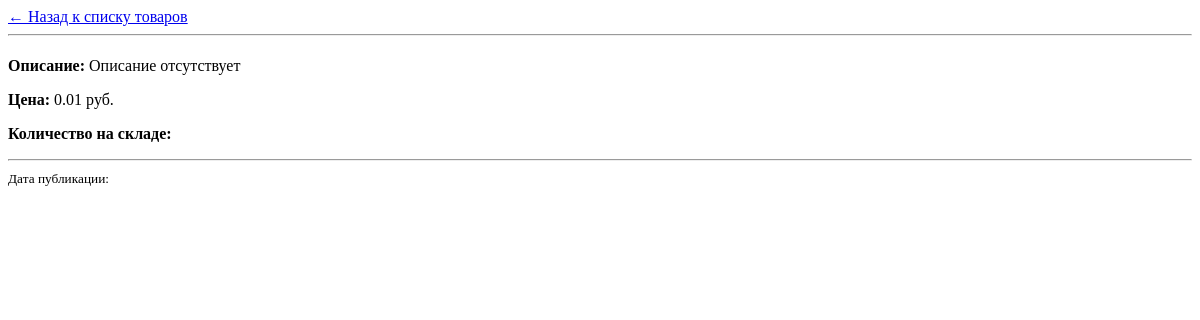
Page /shop/product/1/ on the earlier database version.
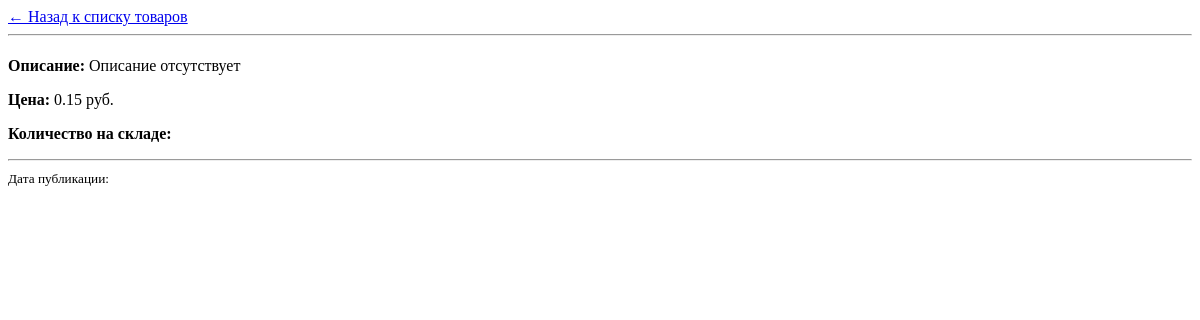
Same page on the later database version.
### Shop/models.py (models this page shows, shortened)
class Product(models.Model):
    name = models.CharField(max_length=200)
    price = models.DecimalField(max_digits=10, decimal_places=2, validators=[validate_positive])
    description = models.TextField(blank=True)
    created_at = models.DateTimeField(default=timezone.now)

### Shop/views.py (the view)
# urls.py: path('product/<int:pk>/', ProductDetailView.as_view(), name='product_detail'),
class ProductDetailView(DetailView):
    model = Product
    template_name = 'Shop/detail.html'
    context_object_name = 'product'

### Shop/templates/Shop/detail.html (shortened to what this page needs)
<!DOCTYPE html>
<html lang="ru">
<head>
</head>
<body>
    <nav>
        <a href="{% url 'shop:index' %}">← Назад к списку товаров</a>
    </nav>
    <hr>
    <p><strong>Описание:</strong> {{ product.content|default:"Описание отсутствует" }}</p>
    <p><strong>Цена:</strong> {{ product.price }} руб.</p>
    <p><strong>Количество на складе:</strong> {{ product.count }}</p>
    <hr>
    <footer>
        <small>Дата публикации: {{ product.published|date:"d.m.Y H:i" }}</small>
    </footer>
</body>
</html>

Differences in the rows shown:
changed Product: price "0.01" → "0.15"
